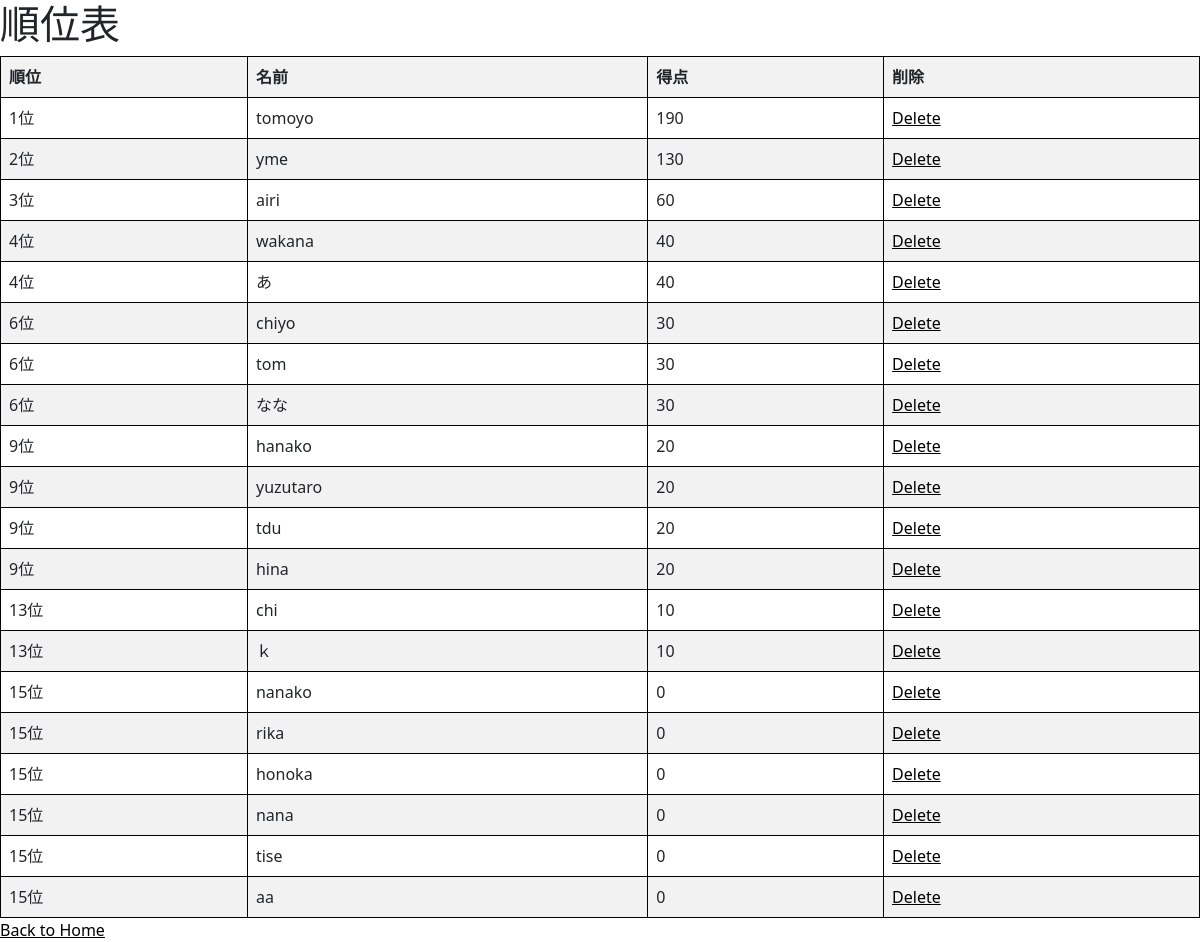
/leaderboard_manager, run on the app's committed database.
### app.py (models this page shows)
class Player(db.Model):
    id = db.Column(db.Integer, primary_key=True)
    name = db.Column(db.String(50), unique=True, nullable=False)
    score = db.Column(db.Integer, default=0)

### app.py (the view)
@app.route("/leaderboard_manager")
def leaderboard_manager():
    players = Player.query.order_by(Player.score.desc()).all()
    ranked_players = []
    current_rank = 1
    current_score = None
    for player in players:
        if player.score != current_score:
            current_rank = len(ranked_players) + 1
        ranked_players.append((current_rank, player))
        current_score = player.score
    return render_template('manager/leaderboard.html', ranked_players=ranked_players)

### templates/manager/leaderboard.html (shortened to what this page needs)
{% extends 'base.html' %}
{% block body %}
<h1>順位表</h1>
<table>
    <thead>
        <tr>
            <th>順位</th>
            <th>名前</th>
            <th>得点</th>
            <th>削除</th>
        </tr>
    </thead>
    <tbody>
        {% for rank, player in ranked_players %}
        <tr>
            <td>{{ rank }}位</td>
            <td>{{ player.name }}</td>
            <td>{{ player.score }}</td>
            <td><a href="/delete_player/{{ player.id }}" role="button">Delete</a> </td>
        </tr>
        {% endfor %}
    </tbody>
</table>
<a href="/manager">Back to Home</a>
{% endblock %}

### static/css/background.css (style rules this page uses)
a { color: #000000; }
html,body { height: 100%; }

### templates/manager/leaderboard.html (style rules this page uses)
table { border-collapse: collapse; width: 100%; }
th, td { border: 1px solid black; padding: 8px; text-align: left; }
th { background-color: #f2f2f2; }
tr:nth-child(even) { background-color: #f2f2f2; }

### data on the page
Player: rank "1", name "tomoyo", score "190"
Player: rank "2", name "yme", score "130"
Player: rank "3", name "airi", score "60"
Player: rank "4", name "wakana", score "40"
Player: rank "4", name "あ", score "40"
Player: rank "6", name "chiyo", score "30"
Player: rank "6", name "tom", score "30"
Player: rank "6", name "なな", score "30"
Player: rank "9", name "hanako", score "20"
Player: rank "9", name "yuzutaro", score "20"
Player: rank "9", name "tdu", score "20"
Player: rank "9", name "hina", score "20"
Player: rank "13", name "chi", score "10"
Player: rank "13", name "ｋ", score "10"
Player: rank "15", name "nanako", score "0"
Player: rank "15", name "rika", score "0"
Player: rank "15", name "honoka", score "0"
Player: rank "15", name "nana", score "0"
Player: rank "15", name "tise", score "0"
Player: rank "15", name "aa", score "0"
